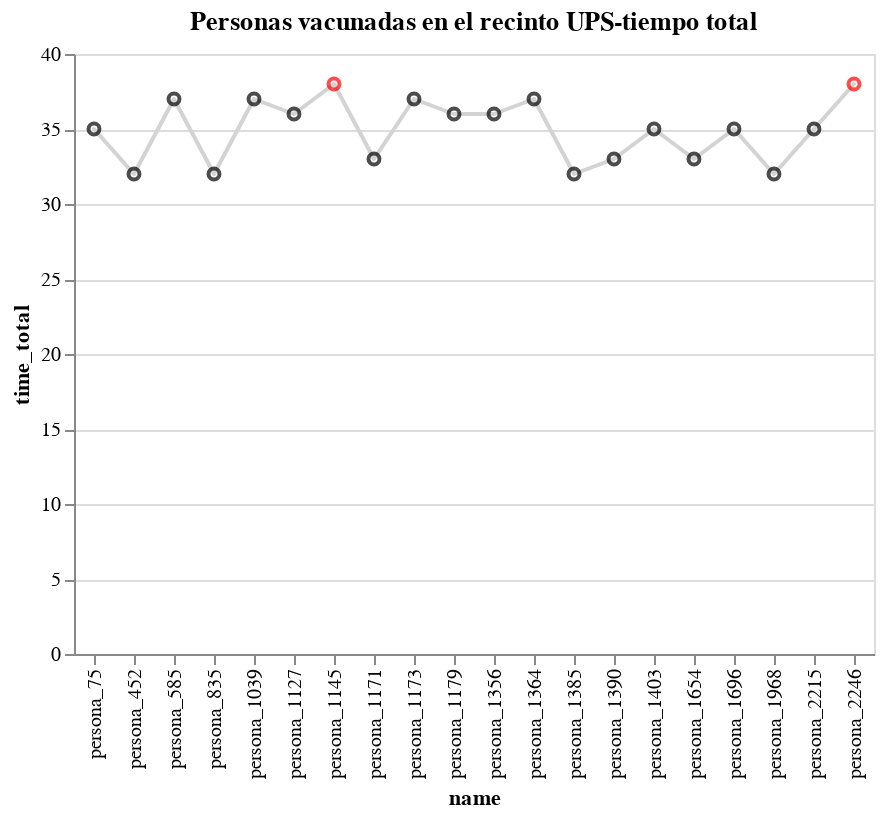

The code cell stored with this chart in its notebook:
### Markdown cell above
### Total de personas que se vacunaron en un día

### Code cell
data_fig = df_data_simulation[(df_data_simulation['dose']>=1)].sample(20)
fig = alt.Chart(data_fig).mark_trail(color='lightgrey').encode(
    x=alt.X('name',sort=alt.EncodingSortField(field="id", order='ascending')),
    y='time_total'
)+alt.Chart(data_fig).mark_point().encode(
    x = alt.X('name',sort=alt.EncodingSortField(field="id", order='ascending')),
    y = 'time_total',
    color = alt.condition(
            alt.datum.time_total == max(data_fig['time_total']),
            alt.value('red'),    
            alt.value('black')
            )
)
fig=fig.properties(title='Personas vacunadas en el recinto UPS-tiempo total')
fig

### Figure 1 — Vega-Lite specification as saved in the notebook (floating-point values rounded to 4 significant figures)
{"config": {"view": {"continuousWidth": 400, "continuousHeight": 300}}, "layer": [{"mark": {"type": "trail", "color": "lightgrey"}, "encoding": {"x": {"type": "nominal", "field": "name", "sort": {"field": "id", "order": "ascending"}}, "y": {"type": "quantitative", "field": "time_total"}}}, {"mark": "point", "encoding": {"color": {"condition": {"value": "red", "test": "(datum.time_total === 38)"}, "value": "black"}, "x": {"type": "nominal", "field": "name", "sort": {"field": "id", "order": "ascending"}}, "y": {"type": "quantitative", "field": "time_total"}}}], "data": {"name": "data-6130c7b63faf69a2655d044ab8874b3a"}, "title": "Personas vacunadas en el recinto UPS-tiempo total", "$schema": "https://vega.github.io/schema/vega-lite/v4.8.1.json", "datasets": {"data-6130c7b63faf69a2655d044ab8874b3a": [{"id": 1696, "name": "persona_1696", "date": "2021-06-15T00:00:00", "time_wait": 0, "first_cite": "2021-06-17T00:00:00", "second_cite": "2021-07-08T00:00:00", "dose": 1, "time_total": 35}, {"id": 1968, "name": "persona_1968", "date": "2021-06-17T00:00:00", "time_wait": 0, "first_cite": "2021-06-17T00:00:00", "second_cite": "2021-07-08T00:00:00", "dose": 1, "time_total": 32}, {"id": 1039, "name": "persona_1039", "date": "2021-06-10T00:00:00", "time_wait": 0, "first_cite": "2021-06-10T00:00:00", "second_cite": "2021-07-01T00:00:00", "dose": 1, "time_total": 37}, {"id": 585, "name": "persona_585", "date": "2021-06-07T00:00:00", "time_wait": 0, "first_cite": "2021-06-07T00:00:00", "second_cite": "2021-06-28T00:00:00", "dose": 1, "time_total": 37}, {"id": 1171, "name": "persona_1171", "date": "2021-06-11T00:00:00", "time_wait": 0, "first_cite": "2021-06-11T00:00:00", "second_cite": "2021-07-02T00:00:00", "dose": 1, "time_total": 33}, {"id": 452, "name": "persona_452", "date": "2021-06-06T00:00:00", "time_wait": 0, "first_cite": "2021-06-06T00:00:00", "second_cite": "2021-06-27T00:00:00", "dose": 1, "time_total": 32}, {"id": 1356, "name": "persona_1356", "date": "2021-06-13T00:00:00", "time_wait": 0, "first_cite": "2021-06-13T00:00:00", "second_cite": "2021-07-04T00:00:00", "dose": 1, "time_total": 36}, {"id": 1364, "name": "persona_1364", "date": "2021-06-13T00:00:00", "time_wait": 0, "first_cite": "2021-06-13T00:00:00", "second_cite": "2021-07-04T00:00:00", "dose": 1, "time_total": 37}, {"id": 2215, "name": "persona_2215", "date": "2021-06-19T00:00:00", "time_wait": 0, "first_cite": "2021-06-24T00:00:00", "second_cite": "2021-07-15T00:00:00", "dose": 1, "time_total": 35}, {"id": 1390, "name": "persona_1390", "date": "2021-06-13T00:00:00", "time_wait": 0, "first_cite": "2021-06-13T00:00:00", "second_cite": "2021-07-04T00:00:00", "dose": 1, "time_total": 33}, {"id": 1179, "name": "persona_1179", "date": "2021-06-11T00:00:00", "time_wait": 0, "first_cite": "2021-06-11T00:00:00", "second_cite": "2021-07-02T00:00:00", "dose": 1, "time_total": 36}, {"id": 2246, "name": "persona_2246", "date": "2021-06-19T00:00:00", "time_wait": 0, "first_cite": "2021-06-19T00:00:00", "second_cite": "2021-07-10T00:00:00", "dose": 1, "time_total": 38}, {"id": 1173, "name": "persona_1173", "date": "2021-06-11T00:00:00", "time_wait": 0, "first_cite": "2021-06-11T00:00:00", "second_cite": "2021-07-02T00:00:00", "dose": 1, "time_total": 37}, {"id": 1403, "name": "persona_1403", "date": "2021-06-13T00:00:00", "time_wait": 0, "first_cite": "2021-06-13T00:00:00", "second_cite": "2021-07-04T00:00:00", "dose": 1, "time_total": 35}, {"id": 75, "name": "persona_75", "date": "2021-06-03T00:00:00", "time_wait": 0, "first_cite": "2021-06-03T00:00:00", "second_cite": "2021-06-24T00:00:00", "dose": 2, "time_total": 35}, {"id": 1145, "name": "persona_1145", "date": "2021-06-11T00:00:00", "time_wait": 0, "first_cite": "2021-06-11T00:00:00", "second_cite": "2021-07-02T00:00:00", "dose": 1, "time_total": 38}, {"id": 1127, "name": "persona_1127", "date": "2021-06-11T00:00:00", "time_wait": 0, "first_cite": "2021-06-11T00:00:00", "second_cite": "2021-07-02T00:00:00", "dose": 1, "time_total": 36}, {"id": 835, "name": "persona_835", "date": "2021-06-09T00:00:00", "time_wait": 0, "first_cite": "2021-06-15T00:00:00", "second_cite": "2021-07-06T00:00:00", "dose": 1, "time_total": 32}, {"id": 1654, "name": "persona_1654", "date": "2021-06-15T00:00:00", "time_wait": 0, "first_cite": "2021-06-18T00:00:00", "second_cite": "2021-07-09T00:00:00", "dose": 1, "time_total": 33}, {"id": 1385, "name": "persona_1385", "date": "2021-06-13T00:00:00", "time_wait": 0, "first_cite": "2021-06-13T00:00:00", "second_cite": "2021-07-04T00:00:00", "dose": 1, "time_total": 32}]}}
